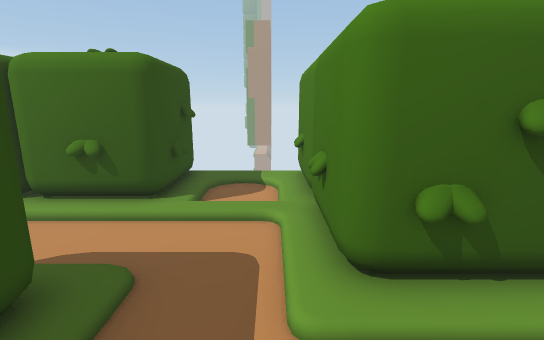
[1] (above)

17 first-person views from a walk through a Unity game level. The camera is 1.4 m above the floor, tilts 12° down and sees 85° across. The floor is counted in squares, 0.5 m on a side. Each view is taken from the middle of a square. On the plan, view 1 faces up. The plan holds only what a view shows up to about 20 squares ahead; the rest is blank. The place goes on beyond the plan. The player is left out. Some surface patterns are stand-ins.

[2]
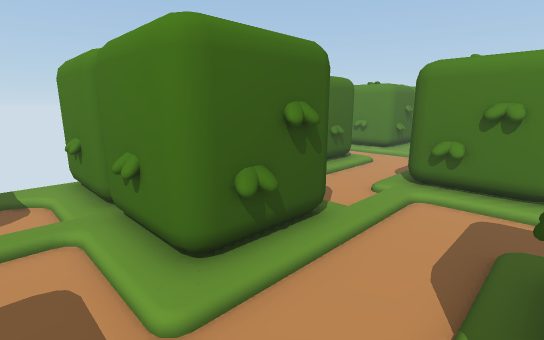

[3]
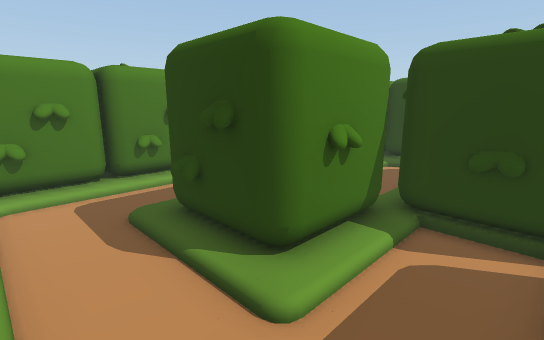

[4]
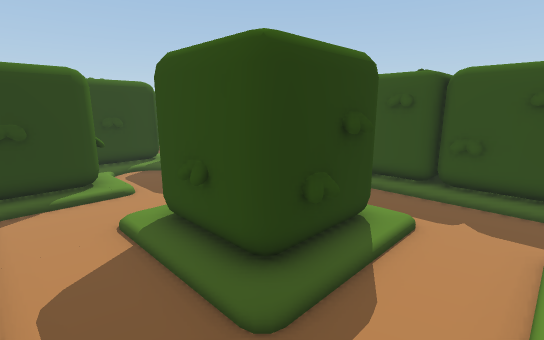

[5]
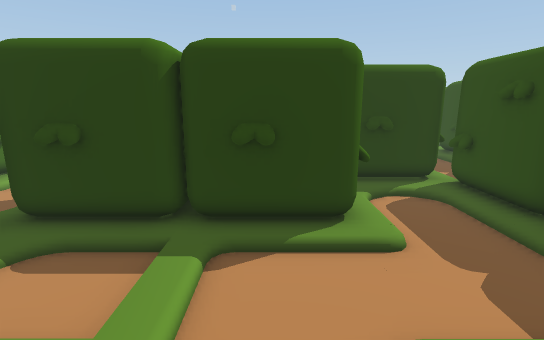

[6]
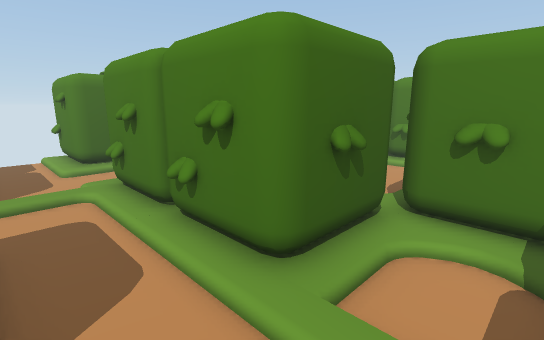

[7]
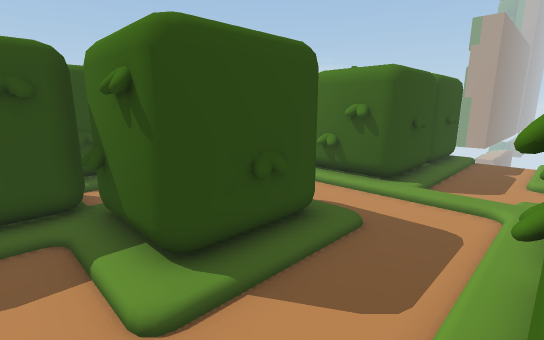

[8]
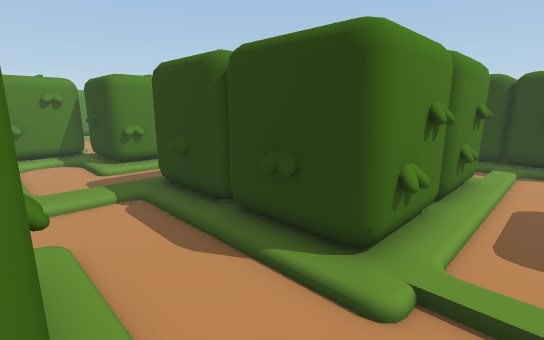

[9]
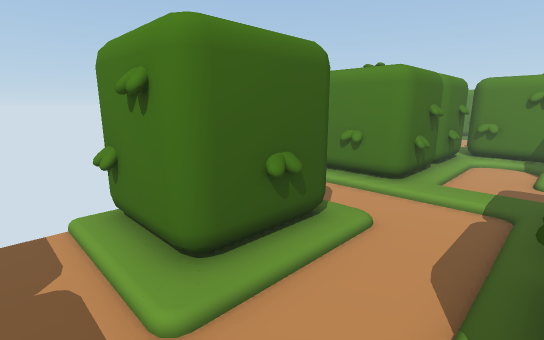

[10]
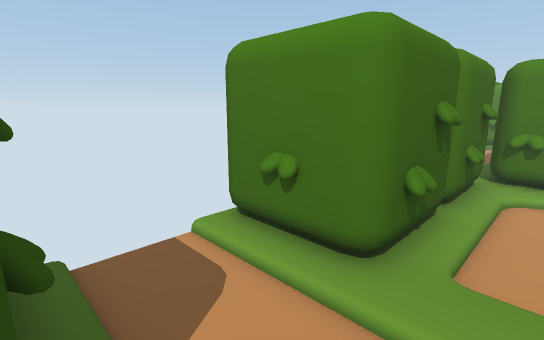

[11]
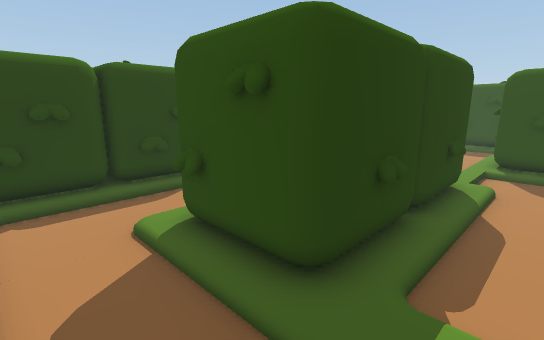

[12]
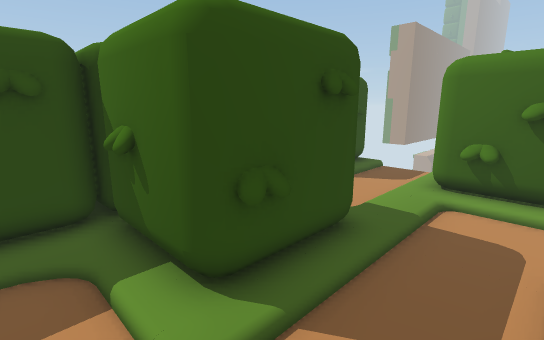

[13]
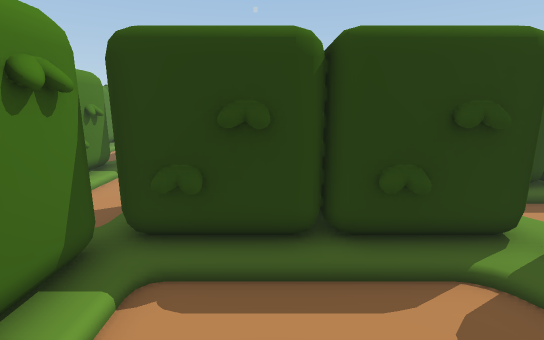

[14]
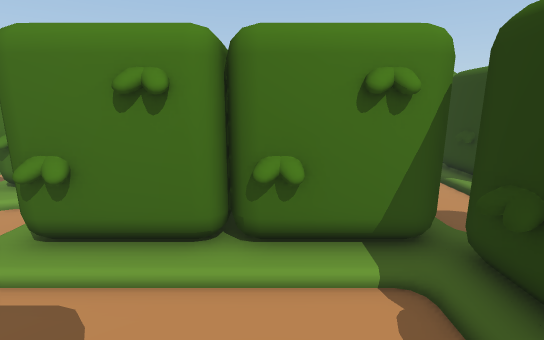

[15]
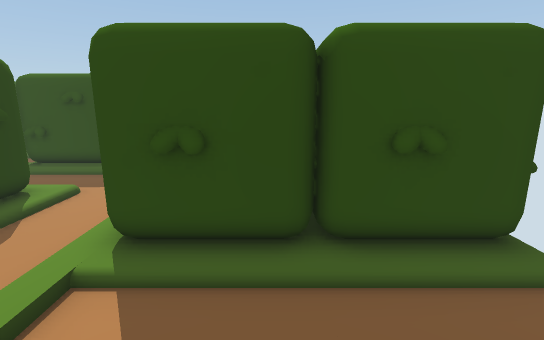

[16]
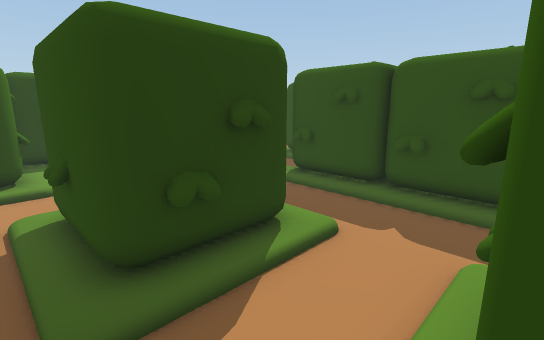

[17]
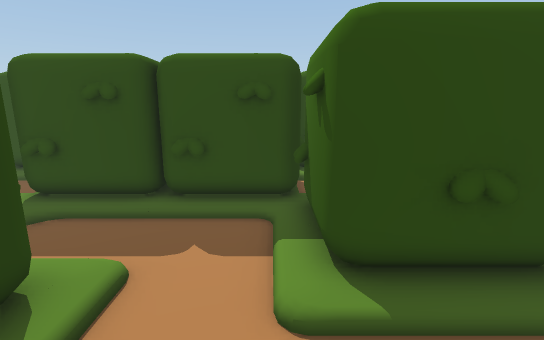

### Floor plan
Key: @ floor where view 1 was taken; . main floor; : floor 0.25 m higher than the main floor; / step, stairs or slope; O other object.
Columns run from 7 left of view 1 to 23 right of it. Each row starts with its distance up from view 1.
 12         O  OO   O   O   O
 11     O:/:O   O...O   O...O
 10     O...O   O...O   O...OO
  9 O O O...O   O...O   O...OO
  8 OOOOO///O  OO...OOOOO...OOOOOOO
  7  ///////O   O...........://////
  6   ......O   O...........:......
  5   ......O   O...........:......
  4     O...OOOOO///OOOOOOOOO...OOO
  3     O...////////OOOOOOOOO...OO
  2    OO...........OO      O...O
  1    OO...........OO      O...O
  0   OOO..@OOOOO...OOOOOOOOO...OO
 -1   OOO...OOOOO...OOOOO////...O
 -2    OO...O   O...OO  O/......O
 -3     O...O   O...O    /......O
 -4     OOOOOOOOO...OOOOOOOOOOOOOO
 -5      OOOO////...////OOOOOOOOO.
 -6        OO......./../OO OO
 -7 O.     OO......//../O
 -8 O      OO...OOOOOOOOO
 -9        OO...OOOOOOOOO.
-10        OO...O        ..
-11        OO/./O
-12        OOOOOO
-13        .OOOOO

Where each view was taken, in squares from view 1:
view 1: 0 up, 0 right, facing up
view 2: 0 up, 1 left, facing up-right
view 3: 3 up, 2 left, facing down-right
view 4: 3 up, 8 right, facing down-left
view 5: 2 down, 7 right, facing down
view 6: 7 down, 6 right, facing up-right
view 7: 6 down, 9 right, facing up-left
view 8: 8 up, 7 right, facing down-right
view 9: 4 up, 7 right, facing up-right
view 10: 6 up, 13 right, facing up-right
view 11: 6 up, 20 right, facing down-left
view 12: 2 down, 20 right, facing up-left
view 13: 1 up, 18 right, facing down
view 14: 1 down, 16 right, facing right
view 15: 7 up, 10 right, facing left
view 16: 4 up, 6 right, facing down-left
view 17: 5 down, 9 right, facing left
